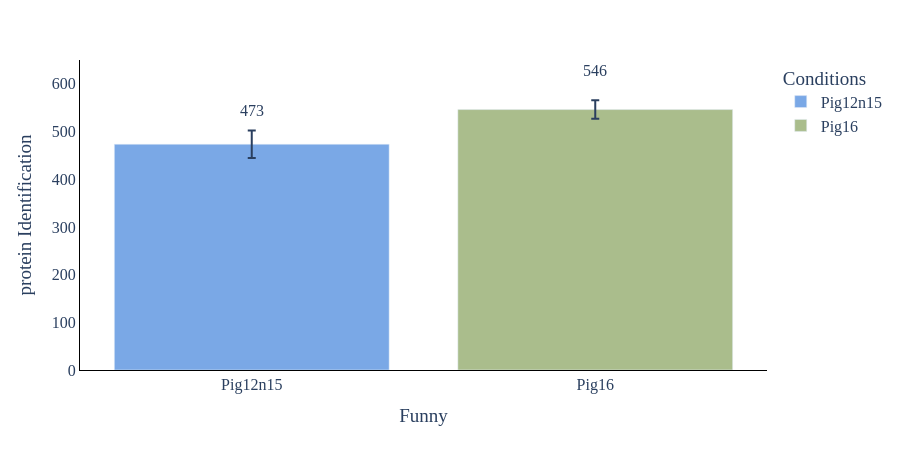

The notebook cell saved with this chart:
### Code cell
#ID plot(protein and peptides)
plot_options={
            "mean label": "True",
            "error bar": "ci95", #None, stdev, or ci95
            "X Title": "Funny",
            "Y Title": "protein Identification",
            "color": ["#7aa8e6","#AABD8C", "#E9E3B4", "#3E6990", "#C6878F", "#fac8d3","#F39B6D",
                  "orange", "brown", "gray", "olive", "violet"],
            "width": 900,
            "height": 450,
            "font": dict(size=16, family="Arial black"),
            "ID mode": "total",#grouped, total, MS2, grouped_stacked, stacked
            "Group By X": "Conditions", #ID_Mode does MS2 vs MBR
            "Group By Color": "Conditions",#ID_Mode does MS2 vs MBR
            "Group By Stack": "Conditions",#ID_Mode does MS2 vs MBR
        }
plot_options["plot_type"] = "1" # 1 is protein, 2 is peptide
figure ,_ ,_ =plotter.ID_plots(data_obj, plot_options, saved_settings)
figure.show()
colors_to_not_use = ["cyan", "black","red", "yellow","green","blue","indigo"]

### Figure 1 — Plotly figure (JSON) as saved in the notebook; plotly's stock layout.template omitted (floating-point values rounded to 4 significant figures)
{"data": [{"alignmentgroup": "True", "error_y": {"array": [28.79]}, "hovertemplate": "Conditions=%{x}<br>IDs=%{y}<extra></extra>", "legendgroup": "Pig12n15", "marker": {"color": "#7aa8e6", "pattern": {"shape": ""}}, "name": "Pig12n15", "offsetgroup": "Pig12n15", "orientation": "v", "showlegend": true, "textposition": "auto", "type": "bar", "x": ["Pig12n15"], "xaxis": "x", "y": [473.3], "yaxis": "y"}, {"alignmentgroup": "True", "error_y": {"array": [19.4]}, "hovertemplate": "Conditions=%{x}<br>IDs=%{y}<extra></extra>", "legendgroup": "Pig16", "marker": {"color": "#AABD8C", "pattern": {"shape": ""}}, "name": "Pig16", "offsetgroup": "Pig16", "orientation": "v", "showlegend": true, "textposition": "auto", "type": "bar", "x": ["Pig16"], "xaxis": "x", "y": [546], "yaxis": "y"}], "layout": {"annotations": [{"showarrow": false, "text": "473", "x": "Pig12n15", "y": 544.3}, {"showarrow": false, "text": "546", "x": "Pig16", "y": 627.9}], "barmode": "relative", "font": {"family": "Arial black", "size": 16}, "height": 450, "legend": {"title": {"text": "Conditions"}, "tracegroupgap": 0}, "margin": {"t": 60}, "paper_bgcolor": "rgba(255, 255, 255, 255)", "plot_bgcolor": "rgba(255, 255, 255, 255)", "width": 900, "xaxis": {"anchor": "y", "categoryarray": ["Pig12n15", "Pig16"], "categoryorder": "array", "domain": [0, 1], "linecolor": "black", "linewidth": 1, "showline": true, "title": {"text": "Funny"}}, "yaxis": {"anchor": "x", "domain": [0, 1], "linecolor": "black", "linewidth": 1, "showline": true, "title": {"text": "protein Identification"}}}}
